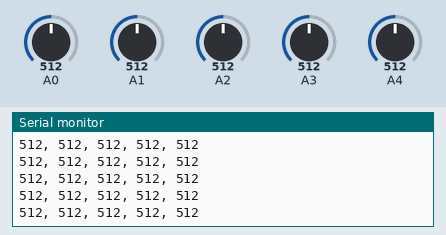
Simulated run of this sketch. Board: Arduino Uno, built with avr-gcc and run on an emulated ATmega328P. Parts: the last lines printed to the serial monitor. The inputs (shaded band) are chosen by the test bench; at power-on: A0 = 512, A1 = 512, A2 = 512, A3 = 512, A4 = 512.

Above: at 1.2 s.
1.3 s: A0 set to 104
At 1.9 s:
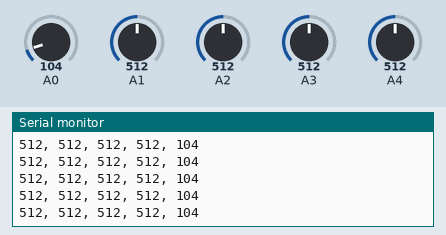
4.3 s: A0 set to 95
At 4.8 s:
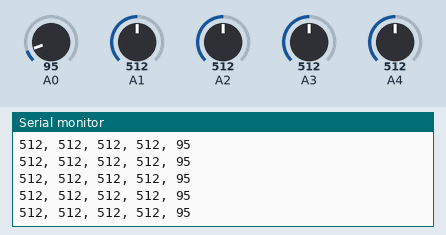
5.8 s: A1 set to 106
At 6.6 s:
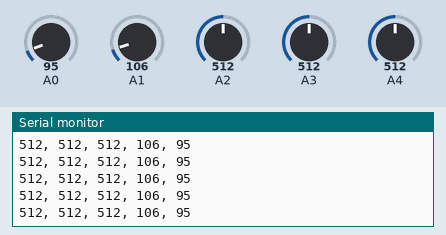
8.8 s: A1 set to 95
At 9.3 s:
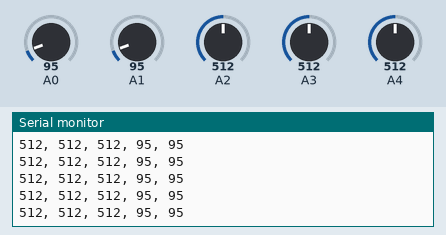
10.3 s: A2 set to 105
At 11.4 s:
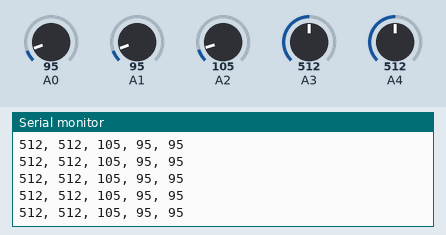
11.8 s: A2 set to 91
At 12.6 s:
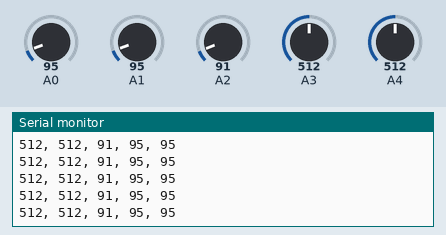
Timing chart, 0 to 14.3 s (numbered marks = the images above; inputs shaded):
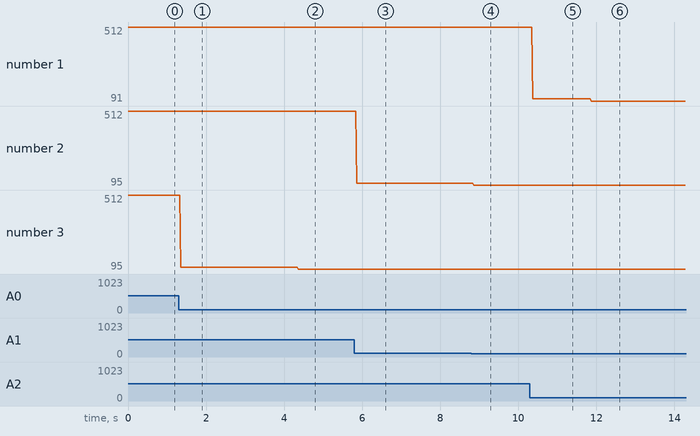

The sketch:

calibration.ino
```cpp
void setup()
{
    //
    // start the serial port
    //
    long baudRate = 9600;   // NOTE1: The baudRate for sending & receiving programs must match
    Serial.begin(baudRate); // NOTE2: Set the baudRate to 115200 for faster communication
    Serial.setTimeout(1);

    pinMode(A0, INPUT);
    pinMode(A1, INPUT);
    pinMode(A2, INPUT);
    pinMode(A3, INPUT);
    pinMode(A4, INPUT);
}

void loop()
{
    Serial.print(analogRead(A4));
    Serial.print(", ");
    Serial.print(analogRead(A3));
    Serial.print(", ");
    Serial.print(analogRead(A2));
    Serial.print(", ");
    Serial.print(analogRead(A1));
    Serial.print(", ");
    Serial.println(analogRead(A0));
}
```

Measured:
- after the input at 1.3 s, the serial monitor: prints a new line after 0.05 s (image 1)
- after the input at 4.3 s, the serial monitor: prints a new line after 0.07 s (image 2)
- after the input at 5.8 s, the serial monitor: prints a new line after 0.07 s (image 3)
- after the input at 8.8 s, the serial monitor: prints a new line after 0.06 s (image 4)
- after the input at 10.3 s, the serial monitor: prints a new line after 0.07 s (image 5)
- after the input at 11.8 s, the serial monitor: prints a new line after 0.08 s (image 6)
- plotted number 1: 512 → 105 after the input at 10.3 s, 105 → 91 after the input at 11.8 s
- plotted number 2: 512 → 106 after the input at 5.8 s
